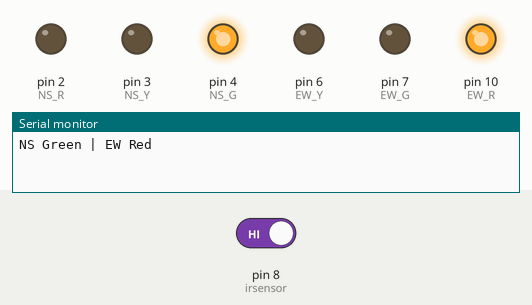
Bench run of a sketch on a simulated Arduino Uno, built with avr-gcc and run on an emulated ATmega328P. Shown: output pins drawn as LEDs (lit = HIGH), the last lines printed to the serial monitor. The test bench sets the inputs (shaded band); at power-on: pin 8 (irsensor) HIGH. Not simulated (calls return 0 or success): arduino_secrets.h.

Above: at 1.2 s.
1.3 s: pin 8 (irsensor) driven LOW
At 2.0 s:
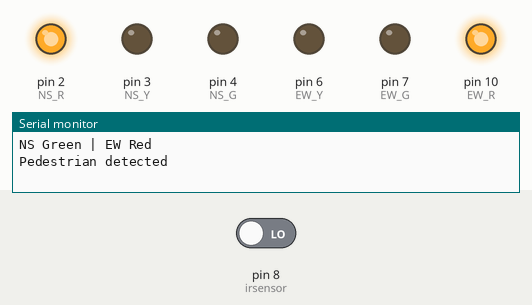
2.8 s: pin 8 (irsensor) driven HIGH
At 8.1 s:
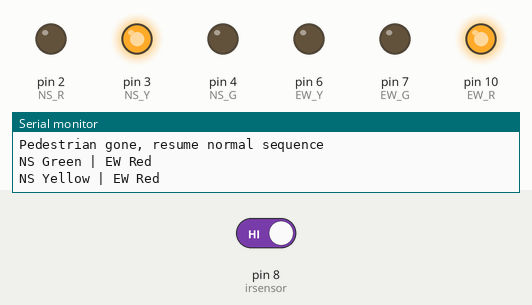
At 10.8 s:
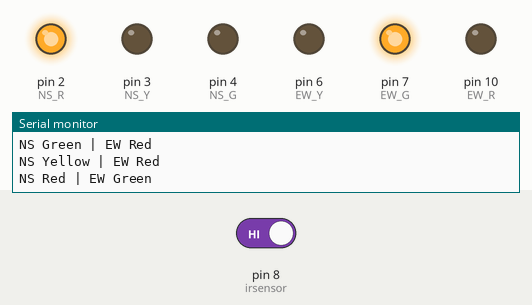
Timing chart, 0 to 16.3 s (numbered marks = the images above; inputs shaded):
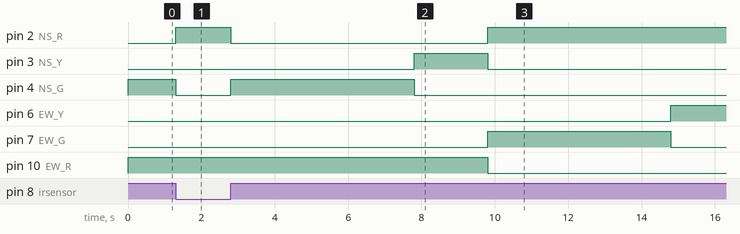

The sketch:

traffic_light_simulator.ino
```cpp
#include "arduino_secrets.h"

const int NS_R = 2, NS_Y = 3, NS_G = 4;
const int EW_R = 10, EW_Y = 6, EW_G = 7;
const int irsensor = 8;

// Time settings
unsigned long greentime = 5000;
unsigned long yellowtime = 2000;
unsigned long previousMillis = 0;

int state = 0;
bool pedestrianDetected = false;

void setup() {
  pinMode(NS_R, OUTPUT);
  pinMode(NS_Y, OUTPUT);
  pinMode(NS_G, OUTPUT);
  pinMode(EW_R, OUTPUT);
  pinMode(EW_Y, OUTPUT);
  pinMode(EW_G, OUTPUT);
  pinMode(irsensor, INPUT);

  Serial.begin(9600);
  setState(0);
  previousMillis = millis();
}

void loop() {
  if (digitalRead(irsensor) == LOW && !pedestrianDetected) {
    Serial.println("Pedestrian detected");
    pedestrianDetected = true;
    setAllRed();
    return;
  }

  if (pedestrianDetected) {
    if (digitalRead(irsensor) == HIGH) {
      Serial.println("Pedestrian gone, resume normal sequence");
      pedestrianDetected = false;
      setState(state);
      previousMillis = millis();
    }
    return;
  }

  unsigned long currentMillis = millis();

  if (state == 0 || state == 2) {
    if (currentMillis - previousMillis >= greentime) {
      previousMillis = currentMillis;
      state = (state == 0) ? 1 : 3;
      setState(state);
    }
  } else if (state == 1 || state == 3) {
    if (currentMillis - previousMillis >= yellowtime) {
      previousMillis = currentMillis;
      state = (state == 1) ? 2 : 0;
      setState(state);
    }
  }
}

void setState(int s) {
  // Turn off all LEDs
  digitalWrite(NS_Y, LOW);
  digitalWrite(NS_G, LOW);
  digitalWrite(NS_R, LOW);
  digitalWrite(EW_Y, LOW);
  digitalWrite(EW_G, LOW);
  digitalWrite(EW_R, LOW);

  switch (s) {
    case 0: // NS = Green
      Serial.println("NS Green | EW Red");
      digitalWrite(NS_G, HIGH);
      digitalWrite(EW_R, HIGH);
      break;
    case 1: // NS = Yellow
      Serial.println("NS Yellow | EW Red");
      digitalWrite(NS_Y, HIGH);
      digitalWrite(EW_R, HIGH);
      break;
    case 2: // EW = Green
      Serial.println("NS Red | EW Green");
      digitalWrite(NS_R, HIGH);
      digitalWrite(EW_G, HIGH);
      break;
    case 3: // EW = Yellow
      Serial.println("NS Red | EW Yellow");
      digitalWrite(NS_R, HIGH);
      digitalWrite(EW_Y, HIGH);
      break;
  }
}

void setAllRed() {
  digitalWrite(NS_Y, LOW);digitalWrite(NS_G, LOW);digitalWrite(NS_R, HIGH);digitalWrite(EW_Y, LOW);digitalWrite(EW_G, LOW);digitalWrite(EW_R, HIGH);
}
```

Measured:
- after the input at 1.3 s, pin 2 (NS_R): LOW → HIGH at once; pin 4 (NS_G): HIGH → LOW at once
- after the input at 2.8 s, pin 2 (NS_R): HIGH → LOW at once, → HIGH 7.0 s later; pin 3 (NS_Y): LOW → HIGH after 5.0 s, → LOW 2.0 s later; pin 4 (NS_G): LOW → HIGH at once, → LOW 5.0 s later; pin 6 (EW_Y): LOW → HIGH after 12.0 s; pin 7 (EW_G): LOW → HIGH after 7.0 s, → LOW 5.0 s later
